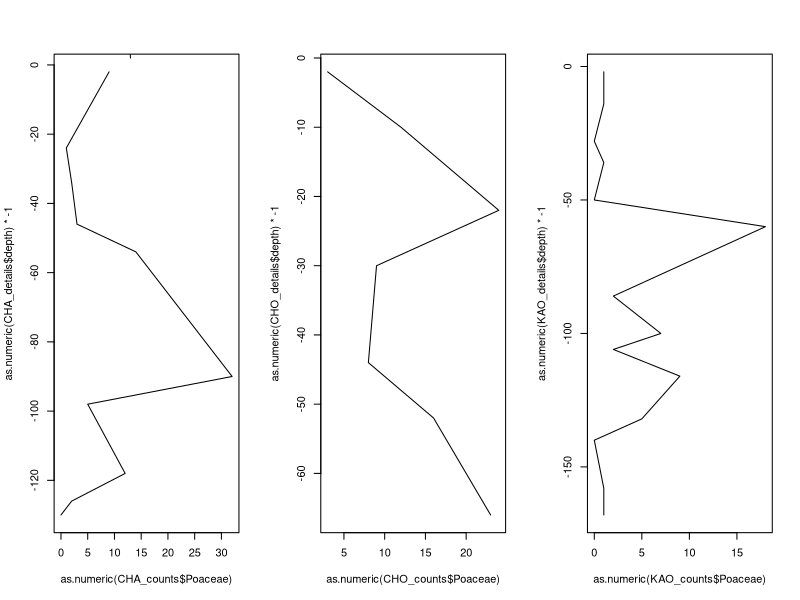
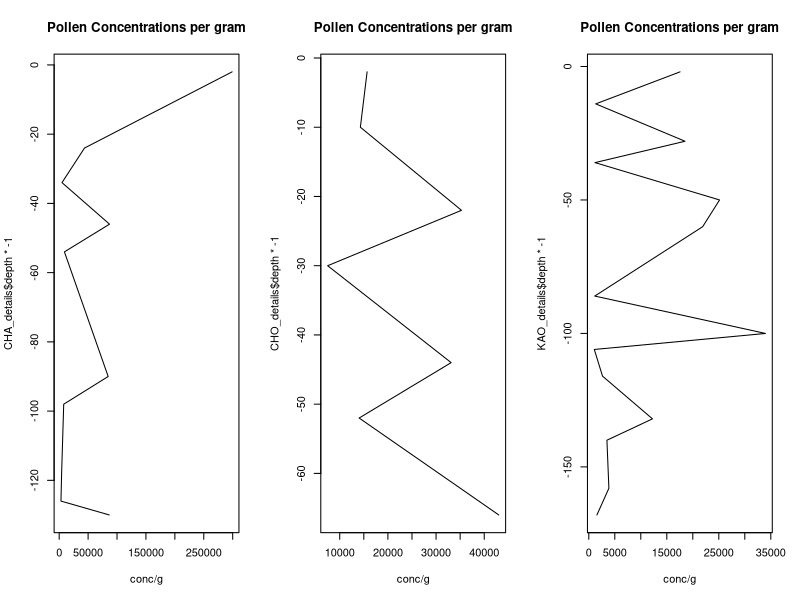
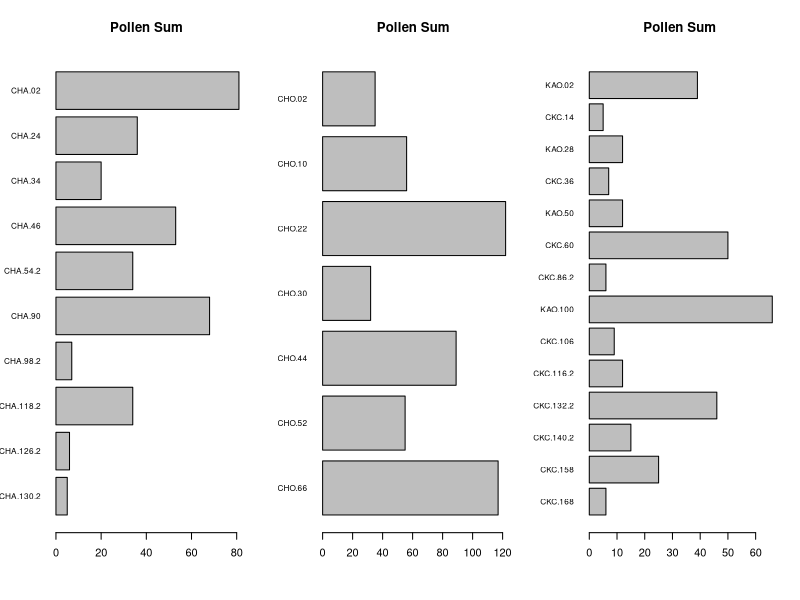

Generate these figures, in order, with R:
###Basic plotting of Gamo Results for SAA Poster

#Necessary Functions

plottR=function(x,y,
                percent=TRUE,
                spacing=5,
                min_LYCO=0,
                min_PHYT=0,
                min_POL=0,
                scale_exclude=FALSE,
                stacked=FALSE,
                set_windows=FALSE,
                window_size=100,
                stem_labels=NA,
                exclude_columns=NA,
                exclude_size=25,
                #exclude=NA, #Let's lose the "exclude" command, include "independent" plotting?
                plot_boxes=TRUE,
                box_width=5,
                pl_colors=0,
                sample_lines=FALSE,
                by_depth=TRUE,
                plot_title=NA,
                point_limit=1,
                log_concentrations=FALSE,
                manual_range=FALSE,
                min_y=0,
                max_y=100,
                label_buffer=75,
                label_anchor=5,
                plot_zones=FALSE,
                clust=NA,
                n_groups=3,
                zone_labels=NA
                #aspct_ratio=
)
{ 
  if(class(stem_labels)=="character"){
    taxa=stem_labels
  } else {
    taxa=colnames(x)
  }
  
  
  if(percent==TRUE){ #Path for calculating percents rather than raw values ###CALCULATING PERCENTS IS STUPID
    
    #Scan for values to exclude
    LYCO_n=y$LYCO_n
    x=x[LYCO_n>min_LYCO,]
    
    if(by_depth==FALSE){
      all_sample_depths=y$cal_BP
      cut_sample_depths=all_sample_depths[LYCO_n<=min_LYCO]
      use_sample_depths=all_sample_depths[LYCO_n>min_LYCO]
    } else {
      all_sample_depths=y$depth
      cut_sample_depths=all_sample_depths[LYCO_n<=min_LYCO]
      use_sample_depths=all_sample_depths[LYCO_n>min_LYCO]
    }
    
    
    #Need maximum widths of each type
    #taxa=colnames(x) - testing something here
    x[is.na(x)] = 0
    x_max=apply(x,2,max)
    
    if(scale_exclude==TRUE){ #We're dropping in spaces for the appended data
      x_max[(length(x_max)-(length(exclude_columns)-1)):length(x_max)]=exclude_size
    }
    
    windows=ceiling(x_max) #Each morphotype gets a "window" set just above its max value.
    
    anchors=vector("numeric",length=length(windows))
    for(i in 1:length(anchors)){
      if(i==1){
        anchors[i]=0
      } else {
        anchors[i]=sum(windows[1:(i-1)])+(spacing*(i-1))
      }
    }
    
    plot_width=sum(windows)+(spacing*(length(windows)-1)) #Total width for the plot in percent.
    
    if(by_depth==TRUE){ #Fork here to plot by date
      y_var=y$depth[LYCO_n>min_LYCO]
    } else {
      y_var=y$cal_BP[LYCO_n>min_LYCO] #First crack at adding dates... 3.6.2024-CAK
    } #this is where you would add dates if applicable
    
    #Break here to add if statement to manage y axis plotting.
    if(manual_range==FALSE){
      plot(0,0,xlim=c(0-(plot_width*0.05),plot_width),ylim=c(max(y_var)*-1,label_buffer),pch=NA,ann=FALSE,axes=FALSE) 
      #Do we need divergent paths for plotting by date or depth?
    } else {
      plot(0,0,xlim=c(0-(plot_width*0.05),plot_width),ylim=c(max_y*-1,(min_y+label_buffer)),pch=NA,ann=FALSE,axes=FALSE)
    }
    ### Plotting uses manual manipulation of the upper part of the y axis to create space for labels. This needs to be managed as a %. 
    
    if(is.character(plot_title)==TRUE){
      title(main=plot_title)
    }
    
    #if(plot_zones==TRUE){ #adjusting anchors and taxa list for zone title
    #  anchors=c(0-(plot_width*0.049),anchors)
    #  taxa = c("zones",taxa)
    #}
    
    text(anchors,label_anchor,labels=taxa,srt=45,adj=c(0,0),cex=0.75)
    #This is where we break it for mannual_range
    if(manual_range==FALSE){
      axis(2,seq(max(y_var)*-1,0,5),las=1,labels=seq(max(y_var),0,-5),cex.axis=0.75)
    } else {
      axis(2,seq(max_y*-1,min_y*-1,max_y*0.05),las=1,labels=seq(max_y,min_y,max_y*-0.05),cex.axis=0.75)
    }
    
    
    for(i in 1:ncol(x)){ #Loop for plotting data by columns, note that everything that's submitted gets plotted, "exclude" only refers to % calculation
      top_pts=c(rep(anchors[i],2))
      btm_pts=c(0,max(y_var)*-1)
      #print(c(top_pts,btm_pts)) #Testing if this was working, if there's problems, try turning this on.
      #Forking here to manage drawing stems
      if(manual_range==TRUE){
        btm_pts=c(min_y,max_y)*-1
      }
      lines(top_pts,btm_pts)
      
      if(plot_boxes==TRUE){ #Splitting path here to focus on plotting boxes, can incorporate polygons later...
        if(scale_exclude==TRUE){
          if(i<ncol(x)-(length(exclude_columns)-1)){
            for(ii in 1:nrow(x)){
              if(x[ii,i]>point_limit){
                box_x=c(0,0,x[ii,i],x[ii,i])+anchors[i]
                box_y=c(y_var[ii],y_var[ii]+box_width,y_var[ii]+box_width,y_var[ii])*-1
                #polygon(box_x,box_y,col="black")
                polygon(box_x,box_y,col=pl_colors[i])
              } else {
                pch_val=21
                pch_val[x[ii,i]==0]=NA
                points(x[ii,i]+anchors[i],(y_var[ii]+(box_width*0.5))*-1,pch=pch_val,bg="black",cex=0.5)
              }
              
            }
          } else {
            box_mx=max(x[,i],na.rm=TRUE)
            box_pr=x[,i]/box_mx
            box_points=box_pr*exclude_size
            for(ii in 1:nrow(x)){
              box_x=c(0,0,box_points[ii],box_points[ii])+anchors[i]
              box_y=c(y_var[ii],y_var[ii]+box_width,y_var[ii]+box_width,y_var[ii])*-1
              #polygon(box_x,box_y,col="black")
              polygon(box_x,box_y,col=pl_colors[i])
            }
          }
        } else {
          for(ii in 1:nrow(x)){
            if(x[ii,i]>point_limit){
              box_x=c(0,0,x[ii,i],x[ii,i])+anchors[i]
              box_y=c(y_var[ii],y_var[ii]+box_width,y_var[ii]+box_width,y_var[ii])*-1
              #polygon(box_x,box_y,col="black")
              polygon(box_x,box_y,col=pl_colors[i])
            } else {
              pch_val=21
              pch_val[x[ii,i]==0]=NA
              points(x[ii,i]+anchors[i],(y_var[ii]+(box_width*0.5))*-1,pch=pch_val,bg="black",cex=0.5)
            }
            
          }
        }
        
        
        
      } else { #This is where we do polygons
        
        if(scale_exclude==TRUE){
          if(i<ncol(x)-(length(exclude_columns)-1)){
            
            x_points = c(x[,i],rep(0,length(x[,i])))+anchors[i]
            y_points = c(y_var,rev(y_var))*-1
            polygon(x_points,y_points, col=pl_colors[i])
            
            for(ii in 1:nrow(x)){
              if(x[ii,i]>point_limit){
                if(sample_lines==TRUE){
                  lines(c(0,x[ii,i])+anchors[i],c(y_var[ii],y_var[ii])*-1)
                }
                #box_x=c(0,0,x[ii,i],x[ii,i])+anchors[i]
                #box_y=c(y_var[ii],y_var[ii]+box_width,y_var[ii]+box_width,y_var[ii])*-1
                #polygon(box_x,box_y,col="black")
                #polygon(box_x,box_y,col=pl_colors[i])
              } else {
                pch_val=21
                pch_val[x[ii,i]==0]=NA
                points(x[ii,i]+anchors[i],(y_var[ii]+(box_width*0.5))*-1,pch=pch_val,bg="black",cex=0.5)
              }
              
            }
          } else {
            box_mx=max(x[,i],na.rm=TRUE)
            box_pr=x[,i]/box_mx
            box_points=box_pr*exclude_size
            
            x_points = c(box_points,rep(0,length(box_points)))+anchors[i]
            y_points = c(y_var,rev(y_var))*-1
            #x_points=c(box_points,rep(0,length(box_points)))
            #y_points=c(y_var,rev(y_var))
            
            polygon(x_points,y_points,col=pl_colors[i])
            
            for(ii in 1:nrow(x)){
              #box_x=c(0,0,box_points[ii],box_points[ii])+anchors[i]
              #box_y=c(y_var[ii],y_var[ii]+box_width,y_var[ii]+box_width,y_var[ii])*-1
              #polygon(box_x,box_y,col="black")
              #polygon(box_x,box_y,col=pl_colors[i])
            }
          }
        } else {
          
          x_points = c(x[,i],rep(0,length(x[,i])))+anchors[i]
          y_points = c(y_var,rev(y_var))*-1
          polygon(x_points,y_points, col=pl_colors[i])
          
          for(ii in 1:nrow(x)){
            if(x[ii,i]>point_limit){
              if(sample_lines==TRUE){
                lines(c(0,x[ii,i])+anchors[i],c(y_var[ii],y_var[ii])*-1)
              }
              #box_x=c(0,0,x[ii,i],x[ii,i])+anchors[i]
              #box_y=c(y_var[ii],y_var[ii]+box_width,y_var[ii]+box_width,y_var[ii])*-1
              #polygon(box_x,box_y,col="black")
              #polygon(box_x,box_y,col=pl_colors[i])
            } else {
              pch_val=21
              pch_val[x[ii,i]==0]=NA
              points(x[ii,i]+anchors[i],(y_var[ii]+(box_width*0.5))*-1,pch=pch_val,bg="black",cex=0.5)
            }
            
          }
        }
        
        
        
      }
      
      if(i<ncol(x)-(length(exclude_columns)-1)){
        axis(1,at=c(anchors[i],anchors[i]+windows[i]),labels=c(NA,windows[i]),cex.axis=0.75)
      } else {
        axis(1,at=c(anchors[i],anchors[i]+windows[i]),labels=c(NA,ceiling(max(x[,i],na.rm=TRUE))),cex.axis=0.75)
      }
      
      #HOLD POINT FOR ZONES
      
    } #Closing column plotting loop.
    
    if(plot_zones==TRUE){ ###Adding zones to plots, supply a chclust object and n groups.
      clusters = cutree(clust, k = n_groups)
      text_anchors=vector("numeric",length = length(n_groups))
      text(0-(plot_width*0.04),label_anchor,labels="zones",srt=45,adj=c(0,0),cex=0.75) #adding zone label
      if(class(zone_labels)=="character"){
        
      } 
      else {
        zone_labels=as.character(c(1:n_groups))
      }
      for(j in 2:n_groups){ #Now we find lines between the major groups. Can append this to the cluster building.
        xj = max(y_var[clusters == j-1])*-1
        yj = min(y_var[clusters == j])*-1
        b = (xj + (yj - xj)/2)
        lines(c(0-(plot_width*0.05),plot_width), c(b, b), lty = 3)
        text_anchors[j]=b
      }
      for(k in 1:n_groups){
        if(k!=n_groups){
          text(0-(plot_width*0.03),text_anchors[k+1]+((text_anchors[k]-text_anchors[k+1])/2),zone_labels[k],cex=0.6,adj=c(1,0))
        } else {
          text(0-(plot_width*0.03),text_anchors[k]-((text_anchors[k]+max_y)/2),zone_labels[k],cex=0.6,adj=c(1,0))
        }
        
      }
    } else {}
    
    points(-rep(spacing,length(use_sample_depths)),(use_sample_depths*-1)-(box_width*0.5),pch=21,cex=0.5)
    points(-rep(spacing,length(cut_sample_depths)),(cut_sample_depths*-1)-(box_width*0.5),pch=4,cex=0.5)
    
  } else { #Closing percent calculation path, this is where raw value plots would begin.
    
    #if(stacked==TRUE & summarize_taxa==TRUE){ #Building out loop to handle summarizing results by taxa groups.
    
    #We need summarized results for select samples (thresholds for sample size and lycopodium?), then we plot as points or boxes?
    
    #} #Closing out summarizing by group plots.
    
    if(stacked==TRUE & set_windows==TRUE){ #Opening section for plotting stacked results with even windows.
      
      if(log_concentrations==TRUE){
        conc_finder=grep("conc",colnames(x))
        for(i in 1:length(conc_finder)){
          x[,conc_finder[i]]=log(x[,conc_finder[i]])
        }
      }
      
      LYCO_n=y$LYCO_n
      
      all_sample_depths=y$depth
      cut_sample_depths=all_sample_depths[LYCO_n<=min_LYCO]
      use_sample_depths=all_sample_depths[LYCO_n>min_LYCO]
      
      x=x[LYCO_n>min_LYCO,]
      y=y[LYCO_n>min_LYCO,]
      #taxa=colnames(x)
      x_max=apply(x,2,max)
      
      if(scale_exclude==TRUE){ #We're dropping in spaces for the appended data
        x_max[(length(x_max)-(length(exclude_columns)-1)):length(x_max)]=exclude_size
      }
      
      windows=rep(window_size,ncol(x)/2) #Each morphotype gets a "window" set just above its max value.
      
      anchors=vector("numeric",length=length(windows))
      for(i in 1:length(anchors)){
        if(i==1){
          anchors[i]=0
        } else {
          anchors[i]=sum(windows[1:(i-1)])+(spacing*(i-1))
        }
      }
      
      plot_width=sum(windows)+(spacing*(length(windows)-1)) #Total width for the plot in percent.
      
      if(by_depth==TRUE){ #Fork here to plot by date
        y_var=y$depth
      } else {} #this is where you would add dates if applicable
      
      
      #Break here to add if statement to manage y axis plotting.
      if(manual_range==FALSE){
        plot(0,0,xlim=c(0-(plot_width*0.05),plot_width),ylim=c(max(y_var)*-1,label_buffer),pch=NA,ann=FALSE,axes=FALSE) 
        #Do we need divergent paths for plotting by date or depth?
      } else {
        plot(0,0,xlim=c(0-(plot_width*0.05),plot_width),ylim=c(max_y*-1,(min_y+label_buffer)),pch=NA,ann=FALSE,axes=FALSE)
      }
      ### Plotting uses manual manipulation of the upper part of the y axis to create space for labels. This needs to be managed as a %. 
      
      if(is.character(plot_title)==TRUE){
        title(main=plot_title)
      }
      
      #Can we draw boxes straight out?
      
      evens=seq(2,ncol(x),2)
      odds=seq(1,ncol(x),2)
      
      plot_placement=vector("character",length=ncol(x))
      
      plot_placement[evens]="front"
      plot_placement[odds]="back"
      
      #taxa=stem_labels
      
      anchors=rep(anchors,2)
      anchors=anchors[order(anchors)]
      
      text(anchors[evens]+(window_size*0.3),5,labels=taxa[evens],adj=c(0,0),cex=0.75) ###This is broken in stacked logic - FIX
      text(anchors[odds]+(window_size*0.3),15,labels=taxa[odds],adj=c(0,0),cex=0.75)
      #Break here with manual_range
      if(manual_range==FALSE){
        axis(2,seq(max(y_var)*-1,0,5),las=1,labels=seq(max(y_var),0,-5),cex.axis=0.75)
      } else {
        axis(2,seq(max_y*-1,min_y*-1,5),las=1,labels=seq(max_y,min_y,-5),cex.axis=0.75)
      }
      
      
      for(i in 1:ncol(x)){
        #print(c(top_pts,btm_pts)) #Testing if this was working, if there's problems, try turning this on.
        if(plot_boxes==TRUE){ #Splitting path here to focus on plotting boxes, can incorporate polygons later..
          if(plot_placement[i]=="front"){
            box_mx=max(x[,i-1],na.rm=TRUE)
            box_pr=x[,i]/box_mx
            box_points=box_pr*window_size
            for(ii in 1:nrow(x)){
              
              if(x[ii,i]>point_limit){
                
                box_x=c(0,0,box_points[ii],box_points[ii])+anchors[i]
                box_y=c(y_var[ii],y_var[ii]+box_width,y_var[ii]+box_width,y_var[ii])*-1
                polygon(box_x,box_y,col="gray")
                
              } else {
                pch_val=21
                pch_val[x[ii,i]==0]=NA
                points(x[ii,i]+anchors[i],(y_var[ii]+(box_width*0.5))*-1,pch=pch_val,bg="gray",cex=0.5)
                #points(x[ii,i]+anchors[i],(y_var[ii]+(box_width*0.5))*-1,pch=21,bg="gray",cex=0.5)
              }
              
            }
            
          } else { #"BACK" set of plots.
            box_mx=max(x[,i],na.rm=TRUE)
            box_pr=x[,i]/box_mx
            box_points=box_pr*window_size
            for(ii in 1:nrow(x)){
              
              if(x[ii,i]>point_limit){
                
                box_x=c(0,0,box_points[ii],box_points[ii])+anchors[i]
                box_y=c(y_var[ii],y_var[ii]+box_width,y_var[ii]+box_width,y_var[ii])*-1
                polygon(box_x,box_y,col="black")
                
              } else {
                pch_val=21
                pch_val[x[ii,i]==0]=NA
                points(x[ii,i]+anchors[i],(y_var[ii]+(box_width*0.5))*-1,pch=pch_val,bg="black",cex=0.5)
                #points(x[ii,i]+anchors[i],(y_var[ii]+(box_width*0.5))*-1,pch=21,bg="black",cex=0.5)
              }
              
            }
            
            labelbox_x=c(0,0,25,25)+anchors[i]
            labelbox_y1=c(5,5+box_width,5+box_width,5)
            labelbox_y2=c(15,15+box_width,15+box_width,15)
            
            polygon(labelbox_x,labelbox_y1,col="gray")
            polygon(labelbox_x,labelbox_y2,col="black")
            
            top_pts=c(rep(anchors[i],2))
            btm_pts=c(0,max(y_var)*-1)
            #Forking here to manage drawing stems
            if(manual_range==TRUE){
              btm_pts=c(min_y,max_y)*-1
            }
            lines(top_pts,btm_pts)
            axis(1,at=c(anchors[i],anchors[i]+window_size),labels=c(NA,ceiling(max(x[,i],na.rm=TRUE))),cex.axis=0.75)
            
          }
          
          #if(i<ncol(x)-(length(exclude_columns)-1)){
          #  axis(1,at=c(anchors[i],anchors[i]+windows[i]),labels=c(0,windows[i]),cex.axis=0.5)
          #} else {
          #  axis(1,at=c(anchors[i],anchors[i]+windows[i]),labels=c(0,ceiling(max(x[,i],na.rm=TRUE))),cex.axis=0.5)
          #}
          
        } else {} #This is where we would do polygons #Closing if/else for box plotting
        
      } #Closing Column loop
      
      points(-rep(spacing,length(use_sample_depths)),(use_sample_depths*-1)-(box_width*0.5),pch=21,cex=0.5)
      points(-rep(spacing,length(cut_sample_depths)),(cut_sample_depths*-1)-(box_width*0.5),pch=4,cex=0.5)
      
    } else {} #Closing loop for Stacked and Set Window == TRUE/FALSE
    
  } #Closing else loop for percent==TRUE
  
} #Closing out function

#Data Read

CHA <- read.csv("CHA.csv", header = TRUE)
CHO <- read.csv("CHO.csv", header = TRUE)
KAO <- read.csv("KAO.csv", header = TRUE)

#Replace NAs with 0s

CHA[is.na(CHA) == TRUE] = 0
CHO[is.na(CHO) == TRUE] = 0
KAO[is.na(KAO) == TRUE] = 0

#Isolate core details

CHA_details = as.data.frame(t(CHA[CHA$CLASS == "00_CORE",4:ncol(CHA)]))
CHO_details = as.data.frame(t(CHO[CHO$CLASS == "00_CORE",4:ncol(CHO)]))
KAO_details = as.data.frame(t(KAO[KAO$CLASS == "00_CORE",4:ncol(KAO)]))

#Add new headers

colnames(CHA_details) = CHA[1:6,3]
colnames(CHO_details) = CHO[1:6,3]
colnames(KAO_details) = KAO[1:6,3]

#Isolate counts

CHA_counts = as.data.frame(t(CHA[CHA$CLASS != "00_CORE" & CHA$CLASS != "01_PTERID", 4:ncol(CHA)]))
CHO_counts = as.data.frame(t(CHO[CHO$CLASS != "00_CORE" & CHO$CLASS != "01_PTERID", 4:ncol(CHO)]))
KAO_counts = as.data.frame(t(KAO[KAO$CLASS != "00_CORE" & KAO$CLASS != "01_PTERID", 4:ncol(KAO)]))

#Add new headers

colnames(CHA_counts) = CHA[CHA$CLASS != "00_CORE" & CHA$CLASS != "01_PTERID" ,3]
colnames(CHO_counts) = CHO[CHO$CLASS != "00_CORE" & CHO$CLASS != "01_PTERID" ,3]
colnames(KAO_counts) = KAO[KAO$CLASS != "00_CORE" & KAO$CLASS != "01_PTERID" ,3]
  
##Cleanup stupid headers

#CHA_counts = CHA_counts[-1,]
#CHO_counts = CHO_counts[-1,]
#KAO_counts = KAO_counts[-1,]

#Now we do some basic plotting.

par(mfrow = c(1,3))

plot(as.numeric(CHA_counts$Poaceae), as.numeric(CHA_details$depth)*-1, type = "l")
lines(as.numeric(CHA_counts$Cyperaceae), CHA_details$depth, lty = 2)

plot(as.numeric(CHO_counts$Poaceae), as.numeric(CHO_details$depth)*-1, type = "l")
lines(as.numeric(CHO_counts$Cyperaceae), CHO_details$depth, lty = 2)

plot(as.numeric(KAO_counts$Poaceae), as.numeric(KAO_details$depth)*-1, type = "l")
lines(as.numeric(KAO_counts$Cyperaceae), KAO_details$depth, lty = 2)

par(mfrow = c(1,1))

#Pollen sums

CHA_sum = apply(CHA_counts, 1, sum)
CHO_sum = apply(CHO_counts, 1, sum)
KAO_sum = apply(KAO_counts, 1, sum)

#Concentrations

par(mfrow = c(1,3))

CHA_conc = ((CHA_details$LYCO_mean*CHA_details$LYCO_add)/CHA_details$weight)*(CHA_sum/CHA_details$LYCO_n)
CHO_conc = ((CHO_details$LYCO_mean*CHO_details$LYCO_add)/CHO_details$weight)*(CHO_sum/CHO_details$LYCO_n)
KAO_conc = ((KAO_details$LYCO_mean*KAO_details$LYCO_add)/KAO_details$weight)*(KAO_sum/KAO_details$LYCO_n)

plot(CHA_conc, CHA_details$depth*-1, type = "l", xlab = "conc/g", main = "Pollen Concentrations per gram")
plot(CHO_conc, CHO_details$depth*-1, type = "l", xlab = "conc/g", main = "Pollen Concentrations per gram")
plot(KAO_conc, KAO_details$depth*-1, type = "l", xlab = "conc/g", main = "Pollen Concentrations per gram")

par(mfrow = c(1,1))

#Barplots of pollen sums

par(mfrow = c(1,3))

barplot(rev(CHA_sum), horiz = TRUE, las = 1, cex.names = 0.75, main = "Pollen Sum")
barplot(rev(CHO_sum), horiz = TRUE, las = 1, cex.names = 0.75, main = "Pollen Sum")
barplot(rev(KAO_sum), horiz = TRUE, las = 1, cex.names = 0.75, main = "Pollen Sum")

par(mfrow = c(1,1))
